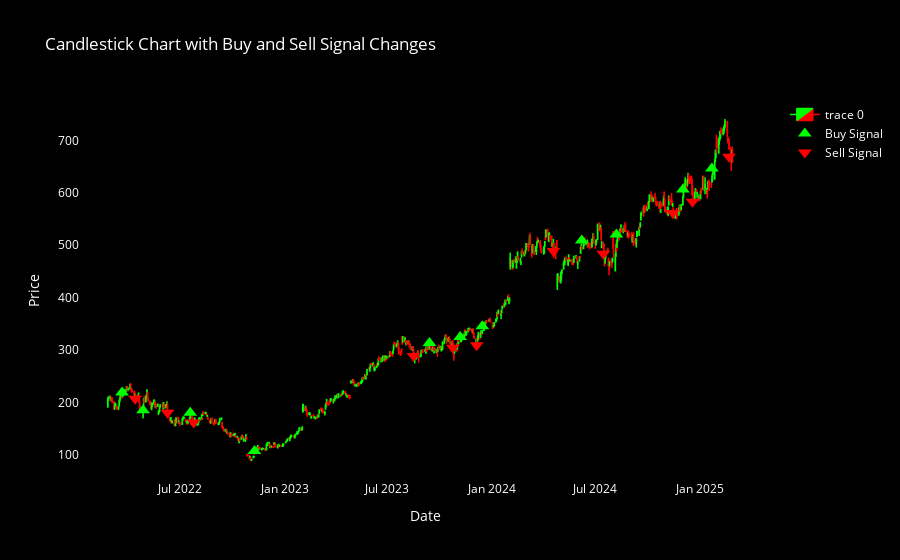

Source (notebook cell):
### Code cell
import plotly.graph_objects as go
import pandas as pd

# Assuming merged_data is your DataFrame
# Ensure the required columns exist in merged_data
# Columns: 'Open', 'High', 'Low', 'Close', 'target'

# Identify signal changes
merged_data['signal_change'] = merged_data['target'].diff().fillna(0)  # Detect changes in the target column

# Filter rows where signal changes occur
signal_changes = merged_data[merged_data['signal_change'] != 0]

# Separate buy and sell signals
buy_signals = signal_changes[signal_changes['target'] == 1]  # Buy signals (target changes to 1)
sell_signals = signal_changes[signal_changes['target'] == 0]  # Sell signals (target changes to 0)

# Create the candlestick chart
fig = go.Figure(data=[go.Candlestick(
    x=merged_data.index,  # Use the index as the x-axis (Date)
    open=merged_data['Open'],  # Opening prices
    high=merged_data['High'],  # High prices
    low=merged_data['Low'],  # Low prices
    close=merged_data['Close'],  # Closing prices
    increasing_line_color='lime',  # Bright green for increasing candles
    decreasing_line_color='red',  # Bright red for decreasing candles
    increasing_fillcolor='lime',  # Fill color for increasing candles
    decreasing_fillcolor='red',  # Fill color for decreasing candles
    line_width=1.5  # Make the candles thicker
)])

# Add scatter points for buy signals
fig.add_trace(go.Scatter(
    x=buy_signals.index,  # Use the index of buy signals
    y=buy_signals['High'] + (buy_signals['High'] * 0.02),  # Plot buy signals slightly above the High price
    mode='markers',  # Use markers to represent the signals
    name='Buy Signal',  # Legend name for buy signals
    marker=dict(
        size=12,  # Larger marker size
        color='lime',  # Bright green for buy signals
        symbol='triangle-up'  # Marker shape for buy signals
    )
))

# Add scatter points for sell signals
fig.add_trace(go.Scatter(
    x=sell_signals.index,  # Use the index of sell signals
    y=sell_signals['Low'] - (sell_signals['Low'] * 0.02),  # Plot sell signals slightly below the Low price
    mode='markers',  # Use markers to represent the signals
    name='Sell Signal',  # Legend name for sell signals
    marker=dict(
        size=12,  # Larger marker size
        color='red',  # Bright red for sell signals
        symbol='triangle-down'  # Marker shape for sell signals
    )
))

# Customize the layout for better visuals
fig.update_layout(
    title='Candlestick Chart with Buy and Sell Signal Changes',
    xaxis_title='Date',
    yaxis_title='Price',
    xaxis_rangeslider_visible=False,  # Hide the range slider (optional)
    plot_bgcolor='black',  # Set the background color to black
    paper_bgcolor='black',  # Set the outer background color to black
    font=dict(color='white'),  # Set font color to white for better contrast
    xaxis=dict(showgrid=False),  # Remove gridlines on the x-axis
    yaxis=dict(showgrid=False)  # Remove gridlines on the y-axis
)

# Show the chart
fig.show()

### Figure 1 — Plotly figure (JSON) as saved in the notebook; plotly's stock layout.template omitted (floating-point values rounded to 4 significant figures; data arrays with more than 128 entries replaced by an {"elided": "..."} marker saying what was removed)
{"data": [{"close": {"elided": "755 float values"}, "decreasing": {"fillcolor": "red", "line": {"color": "red"}}, "high": {"elided": "755 float values"}, "increasing": {"fillcolor": "lime", "line": {"color": "lime"}}, "line": {"width": 1.5}, "low": {"elided": "755 float values"}, "open": {"elided": "755 float values"}, "type": "candlestick", "x": {"elided": "755 str values"}}, {"marker": {"color": "lime", "size": 12, "symbol": "triangle-up"}, "mode": "markers", "name": "Buy Signal", "type": "scatter", "x": ["2022-03-21T00:00:00.000000000", "2022-04-27T00:00:00.000000000", "2022-07-19T00:00:00.000000000", "2022-11-09T00:00:00.000000000", "2023-09-13T00:00:00.000000000", "2023-11-06T00:00:00.000000000", "2023-12-15T00:00:00.000000000", "2024-06-07T00:00:00.000000000", "2024-08-07T00:00:00.000000000", "2024-12-02T00:00:00.000000000", "2025-01-22T00:00:00.000000000"], "y": [219.0, 184.8, 180.0, 107.0, 313.3, 324.7, 345.4, 508.9, 520.4, 606.4, 646.4]}, {"marker": {"color": "red", "size": 12, "symbol": "triangle-down"}, "mode": "markers", "name": "Sell Signal", "type": "scatter", "x": ["2022-04-13T00:00:00.000000000", "2022-06-09T00:00:00.000000000", "2022-07-25T00:00:00.000000000", "2023-08-16T00:00:00.000000000", "2023-10-24T00:00:00.000000000", "2023-12-05T00:00:00.000000000", "2024-04-18T00:00:00.000000000", "2024-07-15T00:00:00.000000000", "2024-11-14T00:00:00.000000000", "2024-12-19T00:00:00.000000000", "2025-02-21T00:00:00.000000000"], "y": [207.1, 180.0, 161.5, 288.4, 304.4, 309.1, 489.1, 483.5, 561.5, 583.1, 668.7]}], "layout": {"font": {"color": "white"}, "paper_bgcolor": "black", "plot_bgcolor": "black", "title": {"text": "Candlestick Chart with Buy and Sell Signal Changes"}, "xaxis": {"rangeslider": {"visible": false}, "showgrid": false, "title": {"text": "Date"}}, "yaxis": {"showgrid": false, "title": {"text": "Price"}}}}
